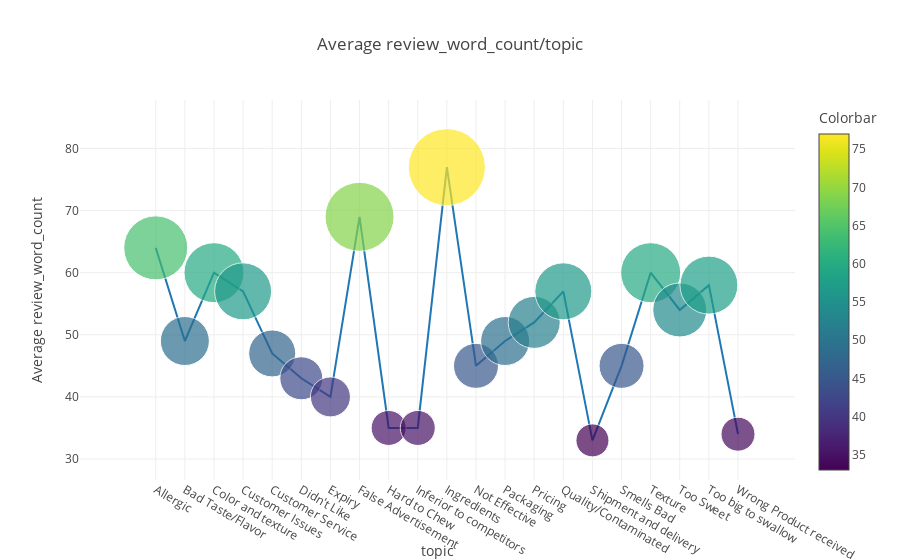

Here is the notebook cell this chart was saved with:
### Markdown cell above
# Word Count of Review Text , Review Title

### Code cell
create_aggregrated_plots('review_word_count', 'topic', 1)

### Figure 1 — Plotly figure (JSON) as saved in the notebook; plotly's stock layout.template omitted (floating-point values rounded to 4 significant figures)
{"data": [{"marker": {"color": [64, 49, 60, 57, 47, 43, 40, 69, 35, 35, 77, 45, 49, 52, 57, 33, 45, 60, 54, 58, 34], "colorbar": {"title": {"text": "Colorbar"}}, "colorscale": "Viridis", "size": [64, 49, 60, 57, 47, 43, 40, 69, 35, 35, 77, 45, 49, 52, 57, 33, 45, 60, 54, 58, 34]}, "mode": "lines+markers", "type": "scatter", "uid": "35618794-5353-4adb-a9cc-e26f9e57626a", "x": ["Allergic", "Bad Taste/Flavor", "Color and texture", "Customer Issues", "Customer Service", "Didn't Like", "Expiry", "False Advertisement", "Hard to Chew", "Inferior to competitors", "Ingredients", "Not Effective", "Packaging", "Pricing", "Quality/Contaminated", "Shipment and delivery", "Smells Bad", "Texture", "Too Sweet", "Too big to swallow", "Wrong Product received"], "y": [64, 49, 60, 57, 47, 43, 40, 69, 35, 35, 77, 45, 49, 52, 57, 33, 45, 60, 54, 58, 34]}], "layout": {"title": {"text": "Average review_word_count/topic"}, "xaxis": {"title": {"text": "topic"}}, "yaxis": {"title": {"text": "Average review_word_count"}}}}
